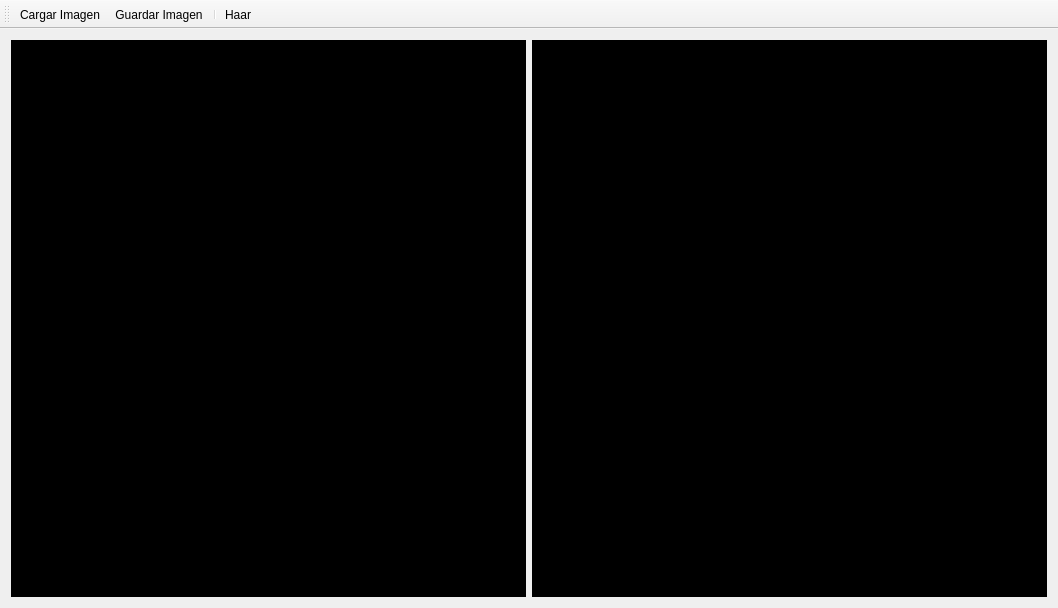
<?xml version="1.0" encoding="UTF-8"?>
<ui version="4.0">
 <class>MainWindow</class>
 <widget class="QMainWindow" name="MainWindow">
  <property name="geometry">
   <rect>
    <x>0</x>
    <y>0</y>
    <width>1058</width>
    <height>608</height>
   </rect>
  </property>
  <property name="windowTitle">
   <string>CG - T2 - Modelo</string>
  </property>
  <widget class="QWidget" name="centralWidget">
   <layout class="QHBoxLayout" name="horizontalLayout_2">
    <item>
     <layout class="QHBoxLayout" name="horizontalLayout">
      <item>
       <widget class="QLabel" name="inputLabel">
        <property name="enabled">
         <bool>true</bool>
        </property>
        <property name="minimumSize">
         <size>
          <width>512</width>
          <height>512</height>
         </size>
        </property>
        <property name="autoFillBackground">
         <bool>false</bool>
        </property>
        <property name="styleSheet">
         <string notr="true">background-color: rgb(0, 0, 0);</string>
        </property>
        <property name="text">
         <string/>
        </property>
        <property name="alignment">
         <set>Qt::AlignCenter</set>
        </property>
       </widget>
      </item>
      <item>
       <widget class="QLabel" name="outputLabel">
        <property name="minimumSize">
         <size>
          <width>512</width>
          <height>512</height>
         </size>
        </property>
        <property name="styleSheet">
         <string notr="true">background-color: rgb(0, 0, 0);</string>
        </property>
        <property name="text">
         <string/>
        </property>
        <property name="alignment">
         <set>Qt::AlignCenter</set>
        </property>
       </widget>
      </item>
     </layout>
    </item>
   </layout>
  </widget>
  <widget class="QToolBar" name="mainToolBar">
   <attribute name="toolBarArea">
    <enum>TopToolBarArea</enum>
   </attribute>
   <attribute name="toolBarBreak">
    <bool>false</bool>
   </attribute>
   <addaction name="actionCargar_imagen"/>
   <addaction name="actionSalvar_imagem"/>
   <addaction name="separator"/>
   <addaction name="actionHaar"/>
  </widget>
  <action name="actionCargar_imagen">
   <property name="text">
    <string>Cargar Imagen</string>
   </property>
  </action>
  <action name="actionSalvar_imagem">
   <property name="text">
    <string>Guardar Imagen</string>
   </property>
  </action>
  <action name="actionHaar">
   <property name="text">
    <string>Haar</string>
   </property>
   <property name="toolTip">
    <string>Haar</string>
   </property>
  </action>
 </widget>
 <layoutdefault spacing="6" margin="11"/>
 <resources/>
 <connections/>
</ui>
